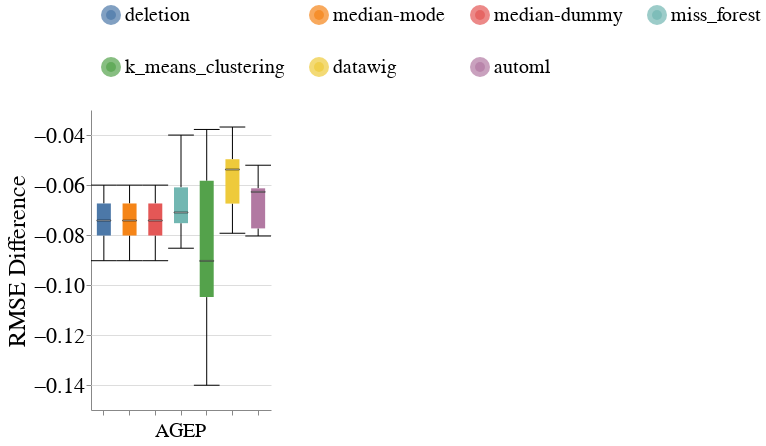

This figure's notebook cell:
### Code cell
create_box_plots_for_mixed_exp(dataset_name=DATASET_NAME,
                               column_names=['AGEP'],
                               metric_name='rmse',
                               group=SENSITIVE_ATTR_FOR_DISPARITY_METRICS,
                               db_client=db_client,
                               without_dummy=False)

### Figure 1 — Vega-Lite specification as saved in the notebook (floating-point values rounded to 4 significant figures)
{"config": {"view": {"continuousWidth": 400, "continuousHeight": 300, "stroke": null}, "axis": {"labelFontSize": 22, "labelFontWeight": "normal", "titleFontSize": 24, "titleFontWeight": "normal"}, "facet": {"spacing": 10}, "header": {"labelFontSize": 20, "labelOrient": "bottom", "labelPadding": 5, "titleFontSize": 20}, "legend": {"columns": 4, "direction": "horizontal", "labelFontSize": 20, "labelLimit": 400, "orient": "top", "symbolOffset": 10, "symbolStrokeWidth": 10, "titleAnchor": "middle", "titleFontSize": 22, "titleLimit": 300}, "title": {"fontSize": 20}}, "data": {"name": "data-09d8ca0f824a0216e5b3049e4a1e878d"}, "mark": {"type": "boxplot", "median": {"stroke": "black", "strokeWidth": 0.7}, "ticks": true}, "encoding": {"color": {"field": "Null_Imputer_Name", "sort": ["deletion", "median-mode", "median-dummy", "miss_forest", "k_means_clustering", "datawig", "automl"], "title": null, "type": "nominal"}, "column": {"field": "Column_With_Nulls", "title": null, "type": "nominal"}, "x": {"axis": {"labels": false}, "field": "Null_Imputer_Name", "sort": ["deletion", "median-mode", "median-dummy", "miss_forest", "k_means_clustering", "datawig", "automl"], "title": null, "type": "nominal"}, "y": {"field": "Rmse_Difference", "scale": {"zero": false}, "title": "RMSE Difference", "type": "quantitative"}}, "width": 180, "$schema": "https://vega.github.io/schema/vega-lite/v4.17.0.json", "datasets": {"data-09d8ca0f824a0216e5b3049e4a1e878d": [{"Dataset_Name": "folk_emp", "Null_Imputer_Name": "automl", "Evaluation_Scenario": "mixed_exp", "Experiment_Seed": 400, "Dataset_Part": "X_test_MCAR1 & MAR1 & MNAR1", "Column_With_Nulls": "AGEP", "Rmse_dis": 0.6753, "Rmse_priv": 0.7557, "Rmse_Difference": -0.0804}, {"Dataset_Name": "folk_emp", "Null_Imputer_Name": "automl", "Evaluation_Scenario": "mixed_exp", "Experiment_Seed": 500, "Dataset_Part": "X_test_MCAR1 & MAR1 & MNAR1", "Column_With_Nulls": "AGEP", "Rmse_dis": 0.6644, "Rmse_priv": 0.7272, "Rmse_Difference": -0.06275}, {"Dataset_Name": "folk_emp", "Null_Imputer_Name": "automl", "Evaluation_Scenario": "mixed_exp", "Experiment_Seed": 200, "Dataset_Part": "X_test_MCAR1 & MAR1 & MNAR1", "Column_With_Nulls": "AGEP", "Rmse_dis": 0.6696, "Rmse_priv": 0.7469, "Rmse_Difference": -0.07736}, {"Dataset_Name": "folk_emp", "Null_Imputer_Name": "k_means_clustering", "Evaluation_Scenario": "mixed_exp", "Experiment_Seed": 100, "Dataset_Part": "X_test_MCAR1 & MAR1 & MNAR1", "Column_With_Nulls": "AGEP", "Rmse_dis": 0.9604, "Rmse_priv": 1.1, "Rmse_Difference": -0.1401}, {"Dataset_Name": "folk_emp", "Null_Imputer_Name": "k_means_clustering", "Evaluation_Scenario": "mixed_exp", "Experiment_Seed": 400, "Dataset_Part": "X_test_MCAR1 & MAR1 & MNAR1", "Column_With_Nulls": "AGEP", "Rmse_dis": 1.027, "Rmse_priv": 1.104, "Rmse_Difference": -0.07701}, {"Dataset_Name": "folk_emp", "Null_Imputer_Name": "k_means_clustering", "Evaluation_Scenario": "mixed_exp", "Experiment_Seed": 600, "Dataset_Part": "X_test_MCAR1 & MAR1 & MNAR1", "Column_With_Nulls": "AGEP", "Rmse_dis": 0.9961, "Rmse_priv": 1.1, "Rmse_Difference": -0.1037}, {"Dataset_Name": "folk_emp", "Null_Imputer_Name": "k_means_clustering", "Evaluation_Scenario": "mixed_exp", "Experiment_Seed": 200, "Dataset_Part": "X_test_MCAR1 & MAR1 & MNAR1", "Column_With_Nulls": "AGEP", "Rmse_dis": 0.8768, "Rmse_priv": 0.9146, "Rmse_Difference": -0.03778}, {"Dataset_Name": "folk_emp", "Null_Imputer_Name": "miss_forest", "Evaluation_Scenario": "mixed_exp", "Experiment_Seed": 300, "Dataset_Part": "X_test_MCAR1 & MAR1 & MNAR1", "Column_With_Nulls": "AGEP", "Rmse_dis": 0.6872, "Rmse_priv": 0.7272, "Rmse_Difference": -0.04003}, {"Dataset_Name": "folk_emp", "Null_Imputer_Name": "miss_forest", "Evaluation_Scenario": "mixed_exp", "Experiment_Seed": 600, "Dataset_Part": "X_test_MCAR1 & MAR1 & MNAR1", "Column_With_Nulls": "AGEP", "Rmse_dis": 0.6675, "Rmse_priv": 0.7414, "Rmse_Difference": -0.07388}, {"Dataset_Name": "folk_emp", "Null_Imputer_Name": "miss_forest", "Evaluation_Scenario": "mixed_exp", "Experiment_Seed": 400, "Dataset_Part": "X_test_MCAR1 & MAR1 & MNAR1", "Column_With_Nulls": "AGEP", "Rmse_dis": 0.6614, "Rmse_priv": 0.7372, "Rmse_Difference": -0.07573}, {"Dataset_Name": "folk_emp", "Null_Imputer_Name": "miss_forest", "Evaluation_Scenario": "mixed_exp", "Experiment_Seed": 200, "Dataset_Part": "X_test_MCAR1 & MAR1 & MNAR1", "Column_With_Nulls": "AGEP", "Rmse_dis": 0.6545, "Rmse_priv": 0.7398, "Rmse_Difference": -0.08529}, {"Dataset_Name": "folk_emp", "Null_Imputer_Name": "datawig", "Evaluation_Scenario": "mixed_exp", "Experiment_Seed": 100, "Dataset_Part": "X_test_MCAR1 & MAR1 & MNAR1", "Column_With_Nulls": "AGEP", "Rmse_dis": 0.6678, "Rmse_priv": 0.7243, "Rmse_Difference": -0.05651}, {"Dataset_Name": "folk_emp", "Null_Imputer_Name": "datawig", "Evaluation_Scenario": "mixed_exp", "Experiment_Seed": 400, "Dataset_Part": "X_test_MCAR1 & MAR1 & MNAR1", "Column_With_Nulls": "AGEP", "Rmse_dis": 0.6922, "Rmse_priv": 0.7433, "Rmse_Difference": -0.05109}, {"Dataset_Name": "folk_emp", "Null_Imputer_Name": "datawig", "Evaluation_Scenario": "mixed_exp", "Experiment_Seed": 300, "Dataset_Part": "X_test_MCAR1 & MAR1 & MNAR1", "Column_With_Nulls": "AGEP", "Rmse_dis": 0.6979, "Rmse_priv": 0.7347, "Rmse_Difference": -0.03681}, {"Dataset_Name": "folk_emp", "Null_Imputer_Name": "datawig", "Evaluation_Scenario": "mixed_exp", "Experiment_Seed": 500, "Dataset_Part": "X_test_MCAR1 & MAR1 & MNAR1", "Column_With_Nulls": "AGEP", "Rmse_dis": 0.6847, "Rmse_priv": 0.7339, "Rmse_Difference": -0.04923}, {"Dataset_Name": "folk_emp", "Null_Imputer_Name": "miss_forest", "Evaluation_Scenario": "mixed_exp", "Experiment_Seed": 100, "Dataset_Part": "X_test_MCAR1 & MAR1 & MNAR1", "Column_With_Nulls": "AGEP", "Rmse_dis": 0.6596, "Rmse_priv": 0.7182, "Rmse_Difference": -0.05856}, {"Dataset_Name": "folk_emp", "Null_Imputer_Name": "datawig", "Evaluation_Scenario": "mixed_exp", "Experiment_Seed": 200, "Dataset_Part": "X_test_MCAR1 & MAR1 & MNAR1", "Column_With_Nulls": "AGEP", "Rmse_dis": 0.6888, "Rmse_priv": 0.7598, "Rmse_Difference": -0.07107}, {"Dataset_Name": "folk_emp", "Null_Imputer_Name": "datawig", "Evaluation_Scenario": "mixed_exp", "Experiment_Seed": 600, "Dataset_Part": "X_test_MCAR1 & MAR1 & MNAR1", "Column_With_Nulls": "AGEP", "Rmse_dis": 0.7067, "Rmse_priv": 0.786, "Rmse_Difference": -0.0793}, {"Dataset_Name": "folk_emp", "Null_Imputer_Name": "miss_forest", "Evaluation_Scenario": "mixed_exp", "Experiment_Seed": 500, "Dataset_Part": "X_test_MCAR1 & MAR1 & MNAR1", "Column_With_Nulls": "AGEP", "Rmse_dis": 0.6614, "Rmse_priv": 0.7295, "Rmse_Difference": -0.0681}, {"Dataset_Name": "folk_emp", "Null_Imputer_Name": "automl", "Evaluation_Scenario": "mixed_exp", "Experiment_Seed": 300, "Dataset_Part": "X_test_MCAR1 & MAR1 & MNAR1", "Column_With_Nulls": "AGEP", "Rmse_dis": 0.6764, "Rmse_priv": 0.7285, "Rmse_Difference": -0.05209}, {"Dataset_Name": "folk_emp", "Null_Imputer_Name": "automl", "Evaluation_Scenario": "mixed_exp", "Experiment_Seed": 100, "Dataset_Part": "X_test_MCAR1 & MAR1 & MNAR1", "Column_With_Nulls": "AGEP", "Rmse_dis": 0.6586, "Rmse_priv": 0.7199, "Rmse_Difference": -0.06132}, {"Dataset_Name": "folk_emp", "Null_Imputer_Name": "deletion", "Evaluation_Scenario": "mixed_exp", "Experiment_Seed": 100, "Dataset_Part": "X_test_MCAR1 & MAR1 & MNAR1", "Column_With_Nulls": "AGEP", "Rmse_dis": 1.033, "Rmse_priv": 1.115, "Rmse_Difference": -0.08216}, {"Dataset_Name": "folk_emp", "Null_Imputer_Name": "deletion", "Evaluation_Scenario": "mixed_exp", "Experiment_Seed": 200, "Dataset_Part": "X_test_MCAR1 & MAR1 & MNAR1", "Column_With_Nulls": "AGEP", "Rmse_dis": 1.03, "Rmse_priv": 1.121, "Rmse_Difference": -0.09028}, {"Dataset_Name": "folk_emp", "Null_Imputer_Name": "median-dummy", "Evaluation_Scenario": "mixed_exp", "Experiment_Seed": 100, "Dataset_Part": "X_test_MCAR1 & MAR1 & MNAR1", "Column_With_Nulls": "AGEP", "Rmse_dis": 1.033, "Rmse_priv": 1.115, "Rmse_Difference": -0.08216}, {"Dataset_Name": "folk_emp", "Null_Imputer_Name": "median-mode", "Evaluation_Scenario": "mixed_exp", "Experiment_Seed": 100, "Dataset_Part": "X_test_MCAR1 & MAR1 & MNAR1", "Column_With_Nulls": "AGEP", "Rmse_dis": 1.033, "Rmse_priv": 1.115, "Rmse_Difference": -0.08216}, {"Dataset_Name": "folk_emp", "Null_Imputer_Name": "deletion", "Evaluation_Scenario": "mixed_exp", "Experiment_Seed": 300, "Dataset_Part": "X_test_MCAR1 & MAR1 & MNAR1", "Column_With_Nulls": "AGEP", "Rmse_dis": 1.042, "Rmse_priv": 1.116, "Rmse_Difference": -0.0741}, {"Dataset_Name": "folk_emp", "Null_Imputer_Name": "deletion", "Evaluation_Scenario": "mixed_exp", "Experiment_Seed": 400, "Dataset_Part": "X_test_MCAR1 & MAR1 & MNAR1", "Column_With_Nulls": "AGEP", "Rmse_dis": 1.048, "Rmse_priv": 1.123, "Rmse_Difference": -0.07433}, {"Dataset_Name": "folk_emp", "Null_Imputer_Name": "median-dummy", "Evaluation_Scenario": "mixed_exp", "Experiment_Seed": 200, "Dataset_Part": "X_test_MCAR1 & MAR1 & MNAR1", "Column_With_Nulls": "AGEP", "Rmse_dis": 1.03, "Rmse_priv": 1.121, "Rmse_Difference": -0.09028}, {"Dataset_Name": "folk_emp", "Null_Imputer_Name": "median-mode", "Evaluation_Scenario": "mixed_exp", "Experiment_Seed": 200, "Dataset_Part": "X_test_MCAR1 & MAR1 & MNAR1", "Column_With_Nulls": "AGEP", "Rmse_dis": 1.03, "Rmse_priv": 1.121, "Rmse_Difference": -0.09028}, {"Dataset_Name": "folk_emp", "Null_Imputer_Name": "deletion", "Evaluation_Scenario": "mixed_exp", "Experiment_Seed": 500, "Dataset_Part": "X_test_MCAR1 & MAR1 & MNAR1", "Column_With_Nulls": "AGEP", "Rmse_dis": 1.054, "Rmse_priv": 1.114, "Rmse_Difference": -0.06005}, {"Dataset_Name": "folk_emp", "Null_Imputer_Name": "deletion", "Evaluation_Scenario": "mixed_exp", "Experiment_Seed": 600, "Dataset_Part": "X_test_MCAR1 & MAR1 & MNAR1", "Column_With_Nulls": "AGEP", "Rmse_dis": 1.046, "Rmse_priv": 1.111, "Rmse_Difference": -0.06515}, {"Dataset_Name": "folk_emp", "Null_Imputer_Name": "median-dummy", "Evaluation_Scenario": "mixed_exp", "Experiment_Seed": 300, "Dataset_Part": "X_test_MCAR1 & MAR1 & MNAR1", "Column_With_Nulls": "AGEP", "Rmse_dis": 1.042, "Rmse_priv": 1.116, "Rmse_Difference": -0.0741}, {"Dataset_Name": "folk_emp", "Null_Imputer_Name": "median-mode", "Evaluation_Scenario": "mixed_exp", "Experiment_Seed": 300, "Dataset_Part": "X_test_MCAR1 & MAR1 & MNAR1", "Column_With_Nulls": "AGEP", "Rmse_dis": 1.042, "Rmse_priv": 1.116, "Rmse_Difference": -0.0741}, {"Dataset_Name": "folk_emp", "Null_Imputer_Name": "median-dummy", "Evaluation_Scenario": "mixed_exp", "Experiment_Seed": 400, "Dataset_Part": "X_test_MCAR1 & MAR1 & MNAR1", "Column_With_Nulls": "AGEP", "Rmse_dis": 1.048, "Rmse_priv": 1.123, "Rmse_Difference": -0.07433}, {"Dataset_Name": "folk_emp", "Null_Imputer_Name": "median-mode", "Evaluation_Scenario": "mixed_exp", "Experiment_Seed": 400, "Dataset_Part": "X_test_MCAR1 & MAR1 & MNAR1", "Column_With_Nulls": "AGEP", "Rmse_dis": 1.048, "Rmse_priv": 1.123, "Rmse_Difference": -0.07433}, {"Dataset_Name": "folk_emp", "Null_Imputer_Name": "median-dummy", "Evaluation_Scenario": "mixed_exp", "Experiment_Seed": 500, "Dataset_Part": "X_test_MCAR1 & MAR1 & MNAR1", "Column_With_Nulls": "AGEP", "Rmse_dis": 1.054, "Rmse_priv": 1.114, "Rmse_Difference": -0.06005}, {"Dataset_Name": "folk_emp", "Null_Imputer_Name": "median-mode", "Evaluation_Scenario": "mixed_exp", "Experiment_Seed": 500, "Dataset_Part": "X_test_MCAR1 & MAR1 & MNAR1", "Column_With_Nulls": "AGEP", "Rmse_dis": 1.054, "Rmse_priv": 1.114, "Rmse_Difference": -0.06005}, {"Dataset_Name": "folk_emp", "Null_Imputer_Name": "median-dummy", "Evaluation_Scenario": "mixed_exp", "Experiment_Seed": 600, "Dataset_Part": "X_test_MCAR1 & MAR1 & MNAR1", "Column_With_Nulls": "AGEP", "Rmse_dis": 1.046, "Rmse_priv": 1.111, "Rmse_Difference": -0.06515}, {"Dataset_Name": "folk_emp", "Null_Imputer_Name": "median-mode", "Evaluation_Scenario": "mixed_exp", "Experiment_Seed": 600, "Dataset_Part": "X_test_MCAR1 & MAR1 & MNAR1", "Column_With_Nulls": "AGEP", "Rmse_dis": 1.046, "Rmse_priv": 1.111, "Rmse_Difference": -0.06515}, {"Dataset_Name": "folk_emp", "Null_Imputer_Name": "k_means_clustering", "Evaluation_Scenario": "mixed_exp", "Experiment_Seed": 500, "Dataset_Part": "X_test_MCAR1 & MAR1 & MNAR1", "Column_With_Nulls": "AGEP", "Rmse_dis": 1.043, "Rmse_priv": 1.095, "Rmse_Difference": -0.05206}, {"Dataset_Name": "folk_emp", "Null_Imputer_Name": "k_means_clustering", "Evaluation_Scenario": "mixed_exp", "Experiment_Seed": 300, "Dataset_Part": "X_test_MCAR1 & MAR1 & MNAR1", "Column_With_Nulls": "AGEP", "Rmse_dis": 0.9963, "Rmse_priv": 1.102, "Rmse_Difference": -0.1052}]}}
